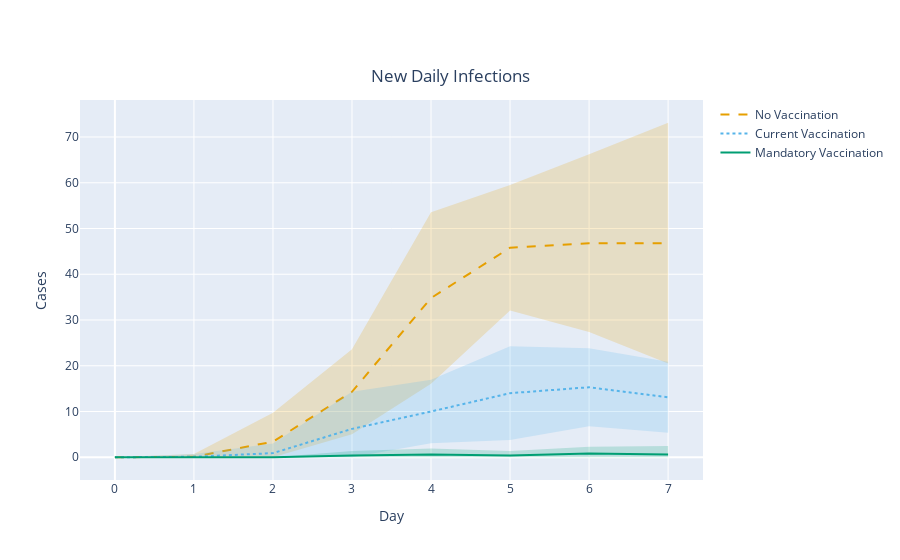

Notebook code for this chart:
### Code cell
# Figure: New Infections - Vaccination

fig = go.Figure([
    go.Scatter( # Default
        x=default_scen_new_inf['dates'].tolist(),
        y=default_scen_new_inf['new_infections'].tolist(),
        line=dict(color='rgb(230,159,0)', dash = 'dash'),
        mode='lines',
        name="No Vaccination",
        showlegend=True
    ),
    go.Scatter( # Default confidence interval
        x=default_scen_new_inf['dates'].tolist()+default_scen_new_inf['dates'].tolist()[::-1], # x, then x reversed
        y=default_scen_new_inf['new_infections_high'].tolist()+default_scen_new_inf['new_infections_low'].tolist()[::-1], # upper, then lower reversed
        fill='toself',
        fillcolor='rgba(230,159,0,0.2)',
        line=dict(color='rgba(255,255,255,0)'),
        hoverinfo="skip",
        showlegend=False,
        #name = 'Mixed 95% Confidence Interval'
    ),
    go.Scatter( # Current
        x=vac_reg_scen_new_inf['dates'].tolist(),
        y=vac_reg_scen_new_inf['new_infections'].tolist(),
        line=dict(color='rgb(86,180,233)', dash = 'dot'),
        mode='lines',
        name="Current Vaccination",
        showlegend=True
    ),
    go.Scatter( # Current confidence interval
        x=vac_reg_scen_new_inf['dates'].tolist()+vac_reg_scen_new_inf['dates'].tolist()[::-1], # x, then x reversed
        y=vac_reg_scen_new_inf['new_infections_high'].tolist()+vac_reg_scen_new_inf['new_infections_low'].tolist()[::-1], # upper, then lower reversed
        fill='toself',
        fillcolor='rgba(86,180,233,0.2)',
        line=dict(color='rgba(255,255,255,0)'),
        hoverinfo="skip",
        showlegend=False,
        #name = 'Mixed 95% Confidence Interval'
    ),
    go.Scatter( # Mandatory
        x=vac_100_scen_new_inf['dates'].tolist(),
        y=vac_100_scen_new_inf['new_infections'].tolist(),
        line=dict(color='rgb(0,158,115)'),
        mode='lines',
        name="Mandatory Vaccination",
        showlegend=True
    ),
    go.Scatter( # Mandatory confidence interval
        x=vac_100_scen_new_inf['dates'].tolist()+vac_100_scen_new_inf['dates'].tolist()[::-1], # x, then x reversed
        y=vac_100_scen_new_inf['new_infections_high'].tolist()+vac_100_scen_new_inf['new_infections_low'].tolist()[::-1], # upper, then lower reversed
        fill='toself',
        fillcolor='rgba(0,158,115,0.2)',
        line=dict(color='rgba(255,255,255,0)'),
        hoverinfo="skip",
        showlegend=False,
        #name = 'Mixed 95% Confidence Interval'
    )
])

fig.update_layout(
    title_text='New Daily Infections', title_x=0.5, title_y=0.875,
    xaxis_title="Day",
    yaxis_title="Cases"
)

fig.show()

### Figure 1 — Plotly figure (JSON) as saved in the notebook; plotly's stock layout.template omitted (floating-point values rounded to 4 significant figures)
{"data": [{"line": {"color": "rgb(230,159,0)", "dash": "dash"}, "mode": "lines", "name": "No Vaccination", "showlegend": true, "type": "scatter", "x": [0, 1, 2, 3, 4, 5, 6, 7], "y": [0, 0.1, 3.4, 14.3, 34.8, 45.8, 46.8, 46.8]}, {"fill": "toself", "fillcolor": "rgba(230,159,0,0.2)", "hoverinfo": "skip", "line": {"color": "rgba(255,255,255,0)"}, "showlegend": false, "type": "scatter", "x": [0, 1, 2, 3, 4, 5, 6, 7, 7, 6, 5, 4, 3, 2, 1, 0], "y": [0, 0.7, 9.737, 23.6, 53.54, 59.53, 66.23, 73.12, 20.48, 27.37, 32.07, 16.06, 5.003, 0, 0, 0]}, {"line": {"color": "rgb(86,180,233)", "dash": "dot"}, "mode": "lines", "name": "Current Vaccination", "showlegend": true, "type": "scatter", "x": [0, 1, 2, 3, 4, 5, 6, 7], "y": [0, 0.1, 0.9, 6.2, 10, 14, 15.3, 13.1]}, {"fill": "toself", "fillcolor": "rgba(86,180,233,0.2)", "hoverinfo": "skip", "line": {"color": "rgba(255,255,255,0)"}, "showlegend": false, "type": "scatter", "x": [0, 1, 2, 3, 4, 5, 6, 7, 7, 6, 5, 4, 3, 2, 1, 0], "y": [0, 0.7, 2.988, 14.34, 16.93, 24.24, 23.83, 20.87, 5.331, 6.765, 3.763, 3.072, 0, 0, 0, 0]}, {"line": {"color": "rgb(0,158,115)"}, "mode": "lines", "name": "Mandatory Vaccination", "showlegend": true, "type": "scatter", "x": [0, 1, 2, 3, 4, 5, 6, 7], "y": [0, 0, 0, 0.4, 0.6, 0.4, 0.8, 0.6]}, {"fill": "toself", "fillcolor": "rgba(0,158,115,0.2)", "hoverinfo": "skip", "line": {"color": "rgba(255,255,255,0)"}, "showlegend": false, "type": "scatter", "x": [0, 1, 2, 3, 4, 5, 6, 7, 7, 6, 5, 4, 3, 2, 1, 0], "y": [0, 0, 0, 1.38, 1.927, 1.38, 2.297, 2.433, 0, 0, 0, 0, 0, 0, 0, 0]}], "layout": {"title": {"text": "New Daily Infections", "x": 0.5, "y": 0.875}, "xaxis": {"title": {"text": "Day"}}, "yaxis": {"title": {"text": "Cases"}}}}
